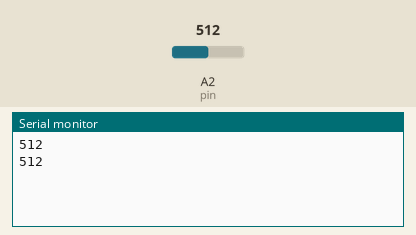
Recording of a sketch running on a simulated Arduino Uno, built with avr-gcc and run on an emulated ATmega328P. Shown: the last lines printed to the serial monitor. Inputs (shaded band) come from the test bench; at power-on: A2 (pin) = 512.

Above: at 1.8 s.
1.9 s: A2 (pin) set to 716
At 2.8 s:
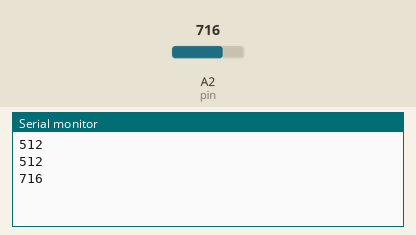
3.4 s: A2 (pin) set to 900
At 4.5 s:
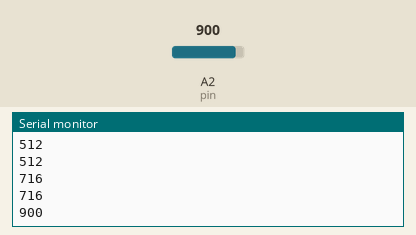
Timing chart, 0 to 6.4 s (numbered marks = the images above; inputs shaded):
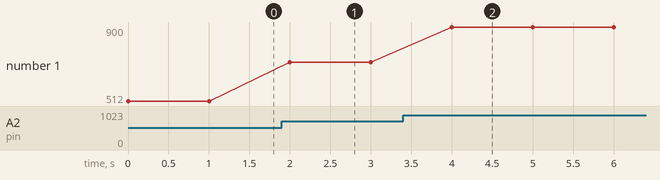

The sketch:

code_arduino_naim.ino
```cpp
int pin = 2;
void setup() {
  Serial.begin(9600);
  // put your setup code here, to run once:

}

void loop() {
  Serial.println(analogRead(pin));
  delay(1000);
  // put your main code here, to run repeatedly:

}
```

Measured:
- after the input at 1.9 s, the serial monitor: prints a new line after 0.10 s (image 1)
- after the input at 3.4 s, the serial monitor: prints a new line after 0.60 s (image 2)
- plotted number 1: 512 → 716 after the input at 1.9 s, 716 → 900 after the input at 3.4 s
